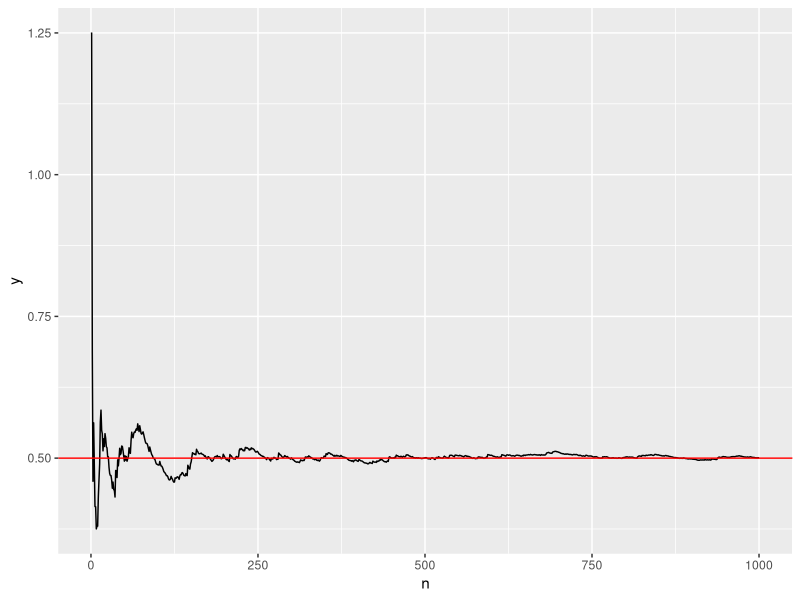
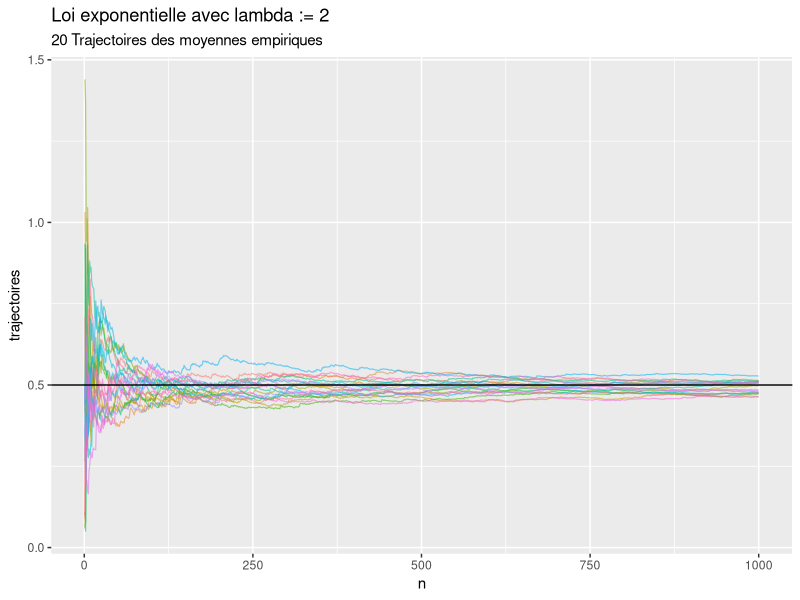
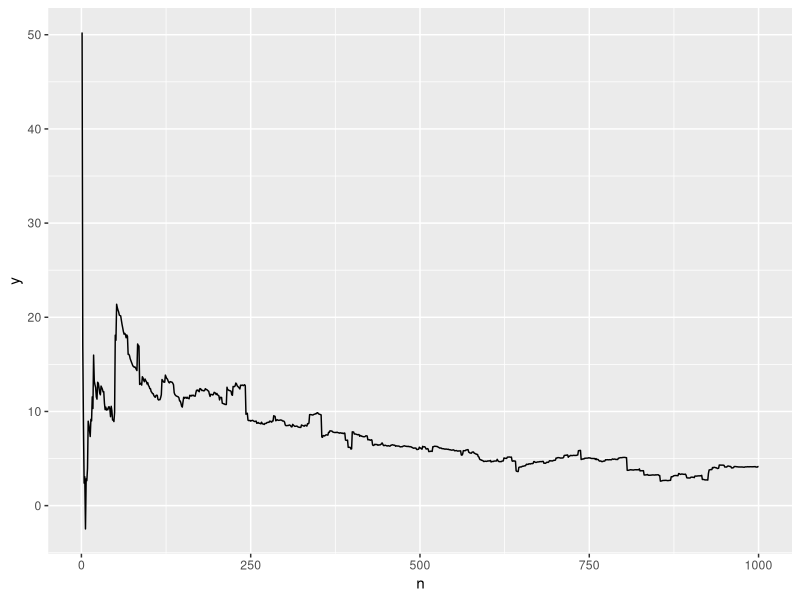
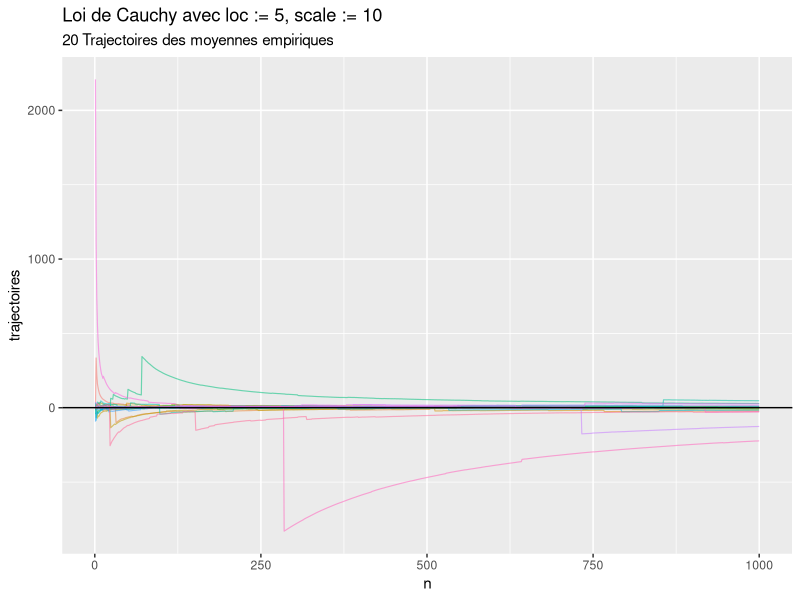
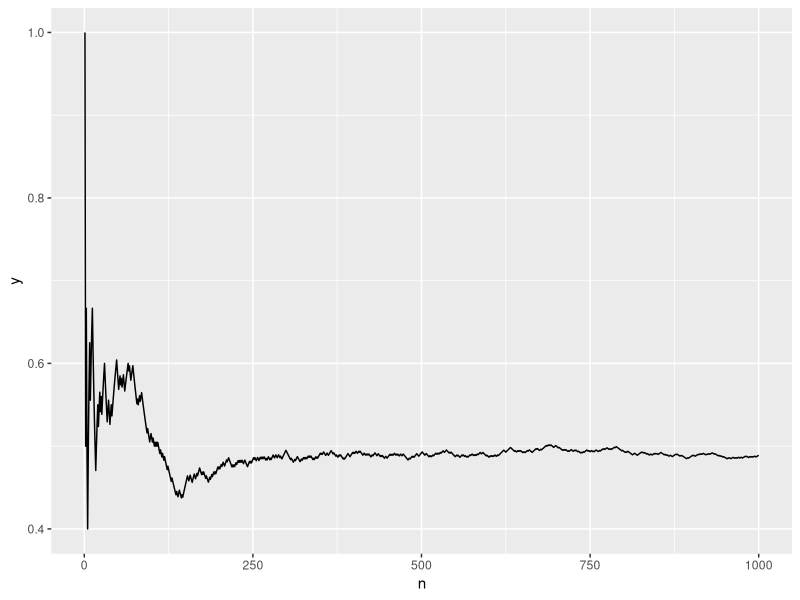
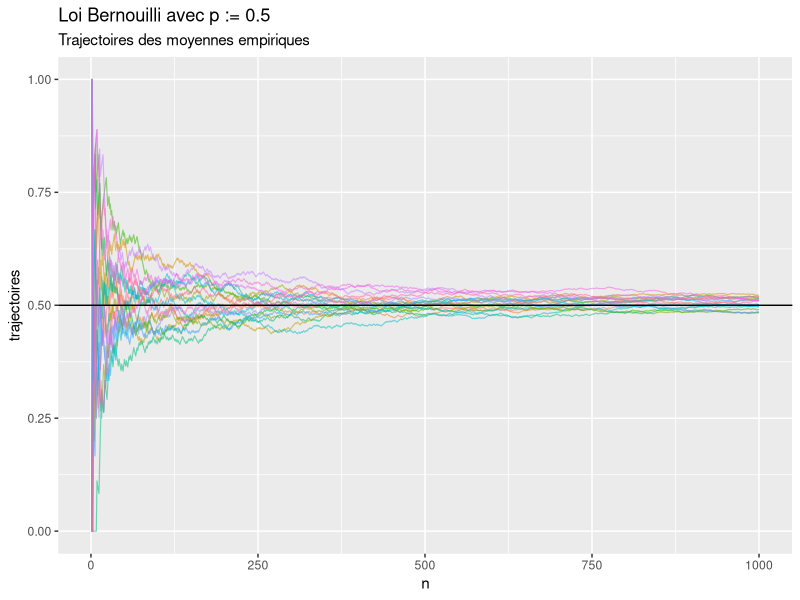

Recreate these plots in R, in order.
## ---- chunk 1
library(tibble)
library(ggplot2)
library(tidyverse)
set.seed(1234) # For reproducible results
## ---- chunk 2
rate <- 2; n <- 1000

x <- rexp(n, rate)
## ---- chunk 3
moyenne_empiriques <- cumsum(x) / seq(n)
## ---- chunk 4
draw_traj <- function(f_sim, n_trials, n_traj, title = NULL, subtitle = NULL) {

    df <- tibble(n = seq(n_trials))

    for (i in seq(n_traj)) {
        sim <- f_sim(n_trials) # Call the simulation function, like rnorm(n, 0, 1)
        cum_avg <- cumsum(sim) / seq(n_trials)
        df <- df |> add_column(cum_avg, .name_repair = c("unique"))
    }

    df.long <- pivot_longer(df,
                            cols = !c(1), # Pivot everything BUT the first column
                            names_to = "data",
                            values_to = "traj")

    df.long |>
        ggplot(aes(n, traj, group = data)) +
        geom_line(aes(col = data, alpha = 1), size = 0.4) +
        theme(legend.position = "none") +
        labs(x = "n", y = "trajectoires", title = title, subtitle = subtitle) +
        geom_hline(yintercept = 0.5)

}
## ---- chunk 5
df <- tibble(n = seq(n), y = moyenne_empiriques)
df |> ggplot(aes(n, y)) + geom_line() + geom_hline(yintercept = 0.5, col = "red")
## ---- chunk 6
sim <- function(n) { rexp(n, 2) }
# draw_traj est une fonction montrée en fin de document
draw_traj(sim,
          n_trials = 1000,
          n_traj = 20,
          title = "Loi exponentielle avec lambda := 2",
          subtitle = "20 Trajectoires des moyennes empiriques")
## ---- chunk 7
loc   <- 5
scale <- 10
n     <- 1000

cauch <- rcauchy(n, loc, scale)
moyenne_empiriques <- cumsum(cauch) / seq(n)

df.cauchy <- tibble(n = seq(n), y = moyenne_empiriques)
df.cauchy |> ggplot(aes(n, y)) + geom_line()
## ---- chunk 8
sim <- function(n) { rcauchy(n, loc, scale) }
draw_traj(sim,
          n_trials = 1000,
          n_traj = 20,
          "Loi de Cauchy avec loc := 5, scale := 10",
          "20 Trajectoires des moyennes empiriques")
## ---- chunk 9
n <- 1000
p <- 0.5

bern <- rbinom(n, size = 1, prob = p)
moyenne_empiriques <- cumsum(bern) / seq(n)

df.bern <- tibble(n = seq(n), y = moyenne_empiriques)
df.bern |> ggplot(aes(n, y)) + geom_line()
## ---- chunk 10
sim <- function(n) { rbinom(n, size = 1, prob = p) }
draw_traj(sim,
          n_trials = 1000,
          n_traj = 20,
          title = "Loi Bernouilli avec p := 0.5",
          subtitle = "Trajectoires des moyennes empiriques")
